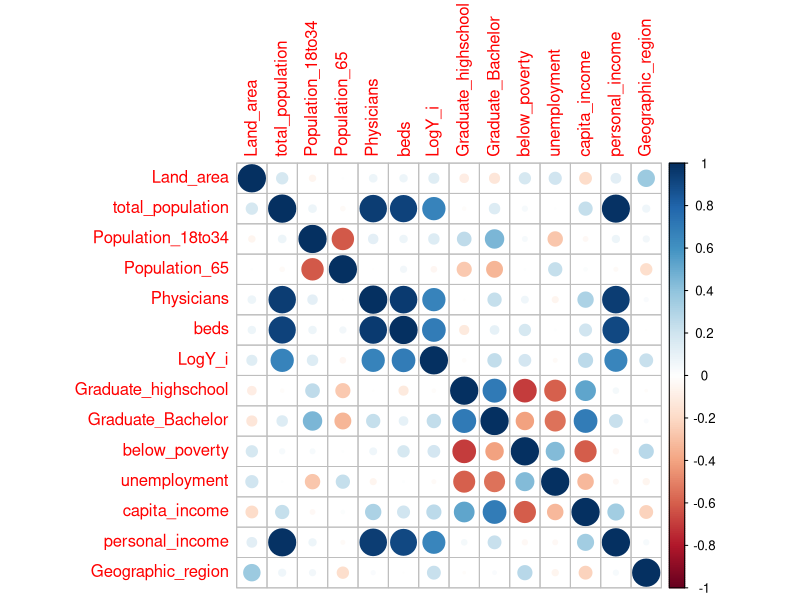
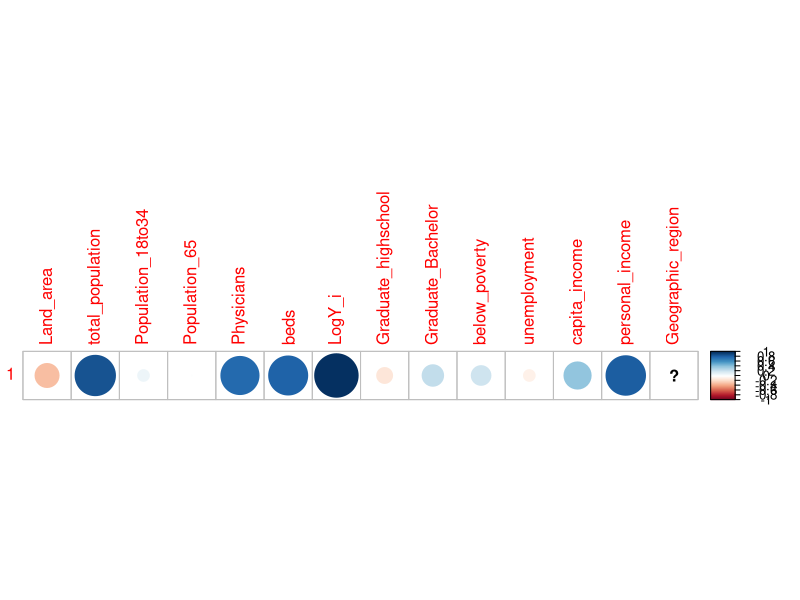
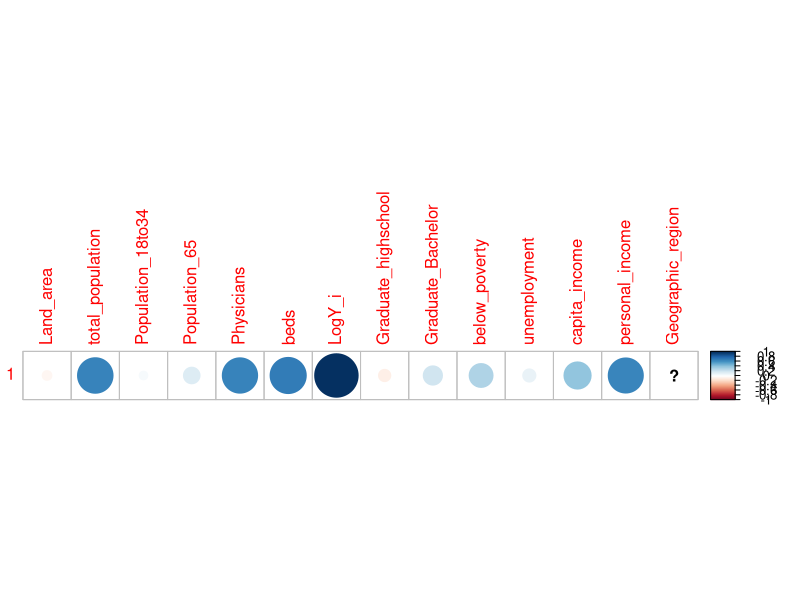
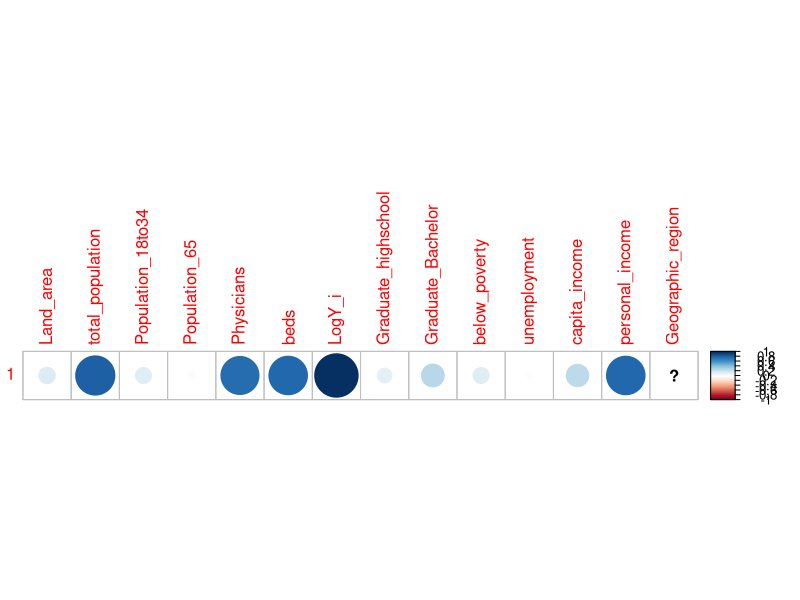
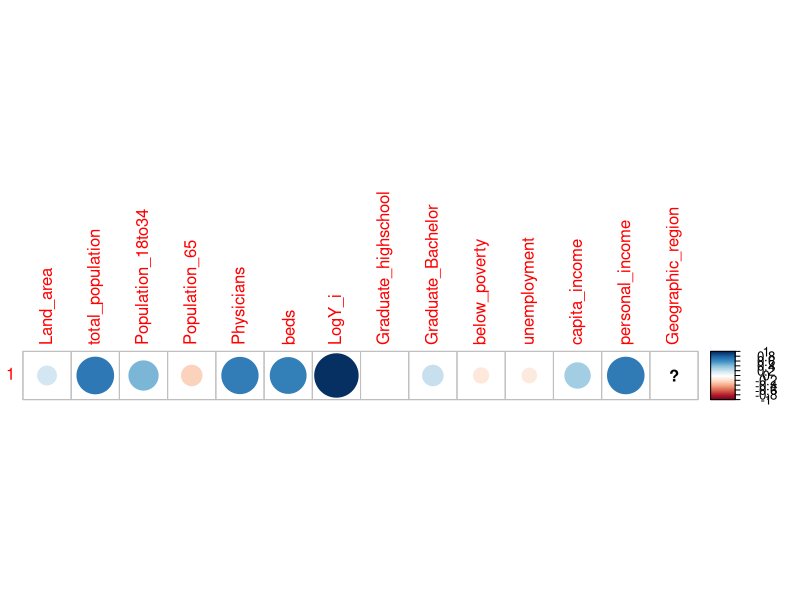
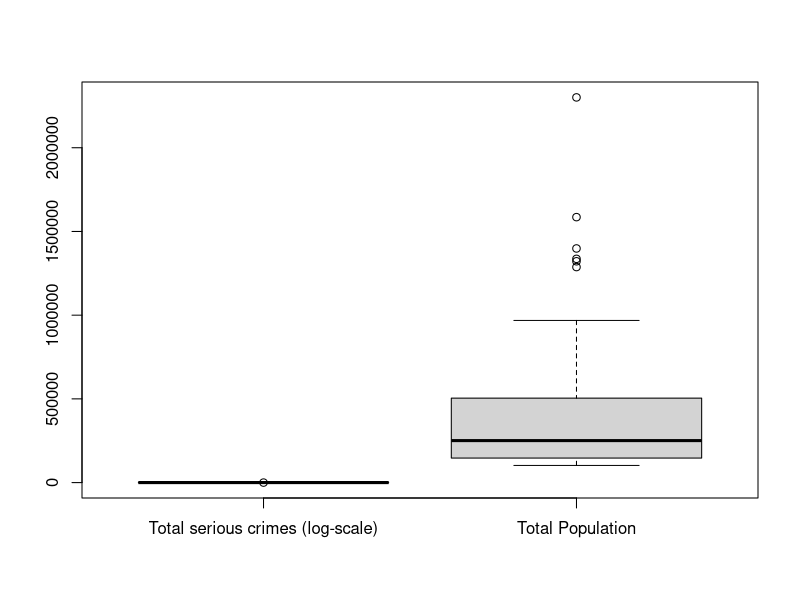
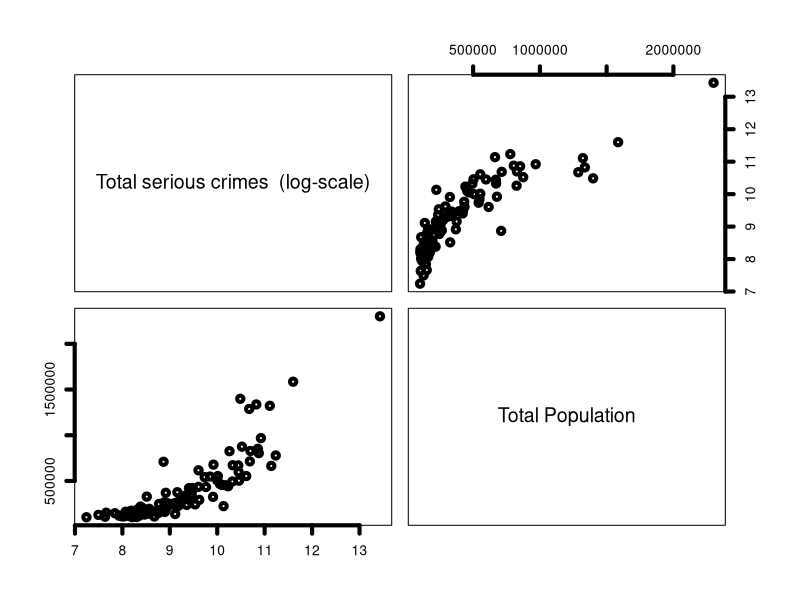
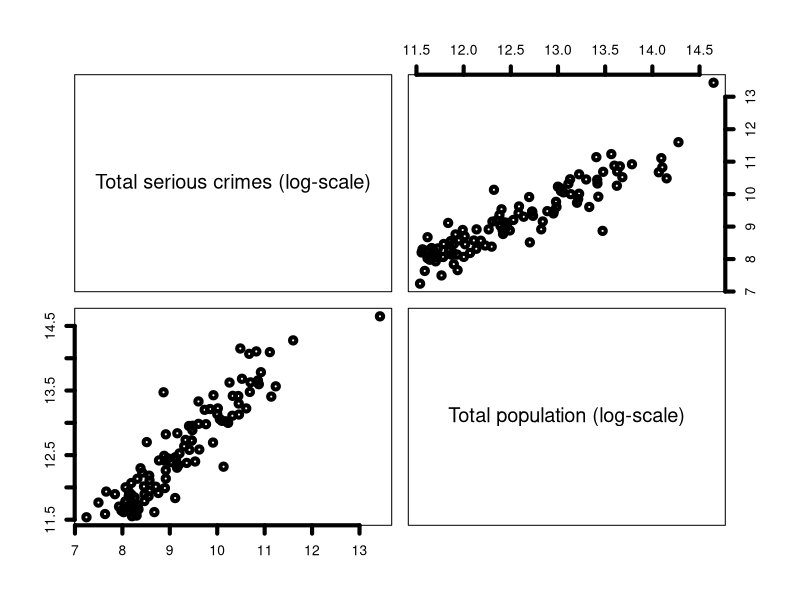

Recreate these plots in R, in order.
## ---- chunk 1
# RUN THESE ALL ONCE!!! un-comment the code blocks as you go
#install.packages(c("usethis", "gitcreds"))

# then run this:
#usethis::create_github_token()

# which opens GitHub in your browser, generate a token
# COPY it before closing the page

# run this and paste token into terminal when prompted
#gitcreds::gitcreds_set()

# done! :) make sure to re-comment the code blocks
## ---- chunk 2
# make sure to download any you dont have with: install.packages("package_name")
library(here)
library(corrplot)
library(tidyverse)
## ---- chunk 3
Demographic <- read.table(here("data", "Demographic.txt")) # more robust read-in

# change column names to match correct variables
colnames(Demographic) <- c('ID','County','state','Land_area','total_population',
                          'Population_18to34','Population_65','Physicians','beds',
                          'Y_i','Graduate_highschool','Graduate_Bachelor','below_poverty',
                          'unemployment','capita_income','personal_income','Geographic_region')
Demographic2 <- Demographic

# Variable names and dimensions of the table
head(Demographic2)
names(Demographic2)
dim(Demographic2)
summary(Demographic2)

Demographic2$Y_i <- log(Demographic$Y_i) # log transform Y

colnames(Demographic2)[10] <- "LogY_i"

region1 <- Demographic2[Demographic2$Geographic_region == 1,]
region2 <- Demographic2[Demographic2$Geographic_region == 2,]
region3 <- Demographic2[Demographic2$Geographic_region == 3,]
region4 <- Demographic2[Demographic2$Geographic_region == 4,]

n1<-nrow(region1)
n2<-nrow(region2)
n3<-nrow(region3)
n4<-nrow(region4)
## ---- chunk 4
# general corr
cor(Demographic2[,4:17])
corrplot(cor(Demographic2[,4:17]))

# per region corr
regions <- list(region1, region2, region3, region4)
top_list <- list()

for (i in seq_along(regions)) {
  
  cat("FOR REGION: ", i, "\n")
  
  region <- regions[[i]]
  cors <- sapply(region[, 4:17], function(x) cor(x, region$LogY_i))
  ranked <- sort(abs(cors), decreasing = TRUE)
  
  top_list[[i]] <- head(ranked, 5)
  
  corrplot(cor(region$LogY_i, region[,4:17]))
  
  print(top_list[[i]])
}
## ---- chunk 5
# log(Y_i) = Beta_0 + Beta_1*total_population

boxplot(cbind(region1$LogY_i, region1$total_population),names = c("Total serious crimes (log-scale)", "Total Population"))

pairs(cbind(region1$LogY_i, region1$total_population),labels=c("Total serious crimes  (log-scale)", "Total Population"), lwd=4)

pairs(cbind(region1$LogY_i, log(region1$total_population)), labels = c("Total serious crimes (log-scale)", "Total population (log-scale)"), lwd = 4)
## ---- chunk 6
# log(Y_i) = Beta_0 + Beta_1*total_population

boxplot(cbind(region1$LogY_i, region1$Physicians),names = c("Total serious crimes (log-scale)", "Physicians"))

pairs(cbind(region1$LogY_i, region1$Physicians),labels=c("Total serious crimes  (log-scale)", "Physicians"), lwd=4)

pairs(cbind(region1$LogY_i, log(region1$Physicians)), labels = c("Total serious crimes (log-scale)", "Physicians (log-scale)"), lwd = 4)
## ---- chunk 7
# log(Y_i) = Beta_0 + Beta_1*total_population

boxplot(cbind(region1$LogY_i, region1$personal_income),names = c("Total serious crimes (log-scale)", "Personal Income"))

pairs(cbind(region1$LogY_i, region1$personal_income),labels=c("Total serious crimes  (log-scale)", "Personal Income"), lwd=4)

pairs(cbind(region1$LogY_i, log(region1$personal_income)), labels = c("Total serious crimes (log-scale)", "Personal Income (log-scale)"), lwd = 4)
## ---- chunk 8
# Region 1
# log(Y_i) = Beta_0 + Beta_1*total_population

boxplot(cbind(region1$LogY_i, region1$Population_18to34),names = c("Total serious crimes (log-scale)", "Population (Age 18-34)"))

pairs(cbind(region1$LogY_i, region1$Population_18to34),labels=c("Total serious crimes  (log-scale)", "Population (Age 18-34)"), lwd=4)

pairs(cbind(region1$LogY_i, log(region1$Population_18to34)), labels = c("Total serious crimes (log-scale)", "Population (Age 18-34) (log-scale)"), lwd = 4)
## ---- chunk 9
# Total Population
region1 |>
        ggplot(aes(x = total_population, y = LogY_i)) +
        geom_point() +
        theme_bw()

# Physicians
region2 |>
        ggplot(aes(x = Physicians)) +
        geom_histogram() +
        theme_bw()

region2 |>
        ggplot(aes(x = Physicians, y = LogY_i)) +
        geom_point() +
        theme_bw()

# Personal Income
region3 |>
        ggplot(aes(x = personal_income, y = LogY_i)) +
        geom_point() +
        theme_bw()

# Population 18-34
region4 |>
        ggplot(aes(x = Population_18to34, y = LogY_i)) +
        geom_point() +
        theme_bw()
## ---- chunk 10
model_1 <- lm(LogY_i ~ total_population, data = region1)
model_2 <- lm(LogY_i ~ Physicians, data = region2)
model_3 <- lm(LogY_i ~ personal_income, data = region3)
model_4 <- lm(LogY_i ~ Population_18to34, data = region4)
## ---- chunk 11
# REGION 1
summary(model_1) # all model stats
plot(model_1) # all four diagnostic plots
confint(model_1) # 95% CI for both b0 and b1

# REGION 2
summary(model_2)
plot(model_2) # insane outlier here
confint(model_2)

# REGION 3
summary(model_3)
plot(model_3) # & here
confint(model_3)

# REGION 4
summary(model_4)
plot(model_4)
confint(model_4)
## ---- chunk 12
# REGION 1
model_1b <- lm(log(Demographic$Y_i) ~ log(Demographic$total_population), data = region1)

anova(model_1b)
summary(model_1b)
plot(model_1b) # greatly improved linearity
confint(model_1b)

# REGION 2
model_2b <- lm(log(Demographic$Y_i) ~ log(Demographic$Physicians), data=region2)

anova(model_2b)
summary(model_2b)
plot(model_2b)
confint(model_2b)

# REGION 3
model_3b <- lm(log(Demographic$Y_i) ~ log(Demographic$personal_income), data = region3)

anova(model_3b)
summary(model_3b)
plot(model_3b) # greatly improved linearity, previous outliers arent as bad now
confint(model_3b)

# REGION 4
model_4b <- lm(log(Demographic$Y_i) ~ log(Demographic$Population_18to34), data = region4)

anova(model_4b)
summary(model_4b)
plot(model_4b)
confint(model_4b)
## ---- chunk 13
# Total Population
region1 |>
        ggplot(aes(x = log(total_population), y = LogY_i)) +
        geom_point() +
        theme_bw()

# Physicians
region2 |>
        ggplot(aes(x = log(Physicians))) +
        geom_histogram() +
        theme_bw()

region2 |>
        ggplot(aes(x = log(Physicians), y = LogY_i)) +
        geom_point() +
        theme_bw()

# Personal Income
region3 |>
        ggplot(aes(x = log(personal_income), y = LogY_i)) +
        geom_point() +
        theme_bw()

# Population 18-34
region4 |>
        ggplot(aes(x = log(Population_18to34), y = LogY_i)) +
        geom_point() +
        theme_bw()
